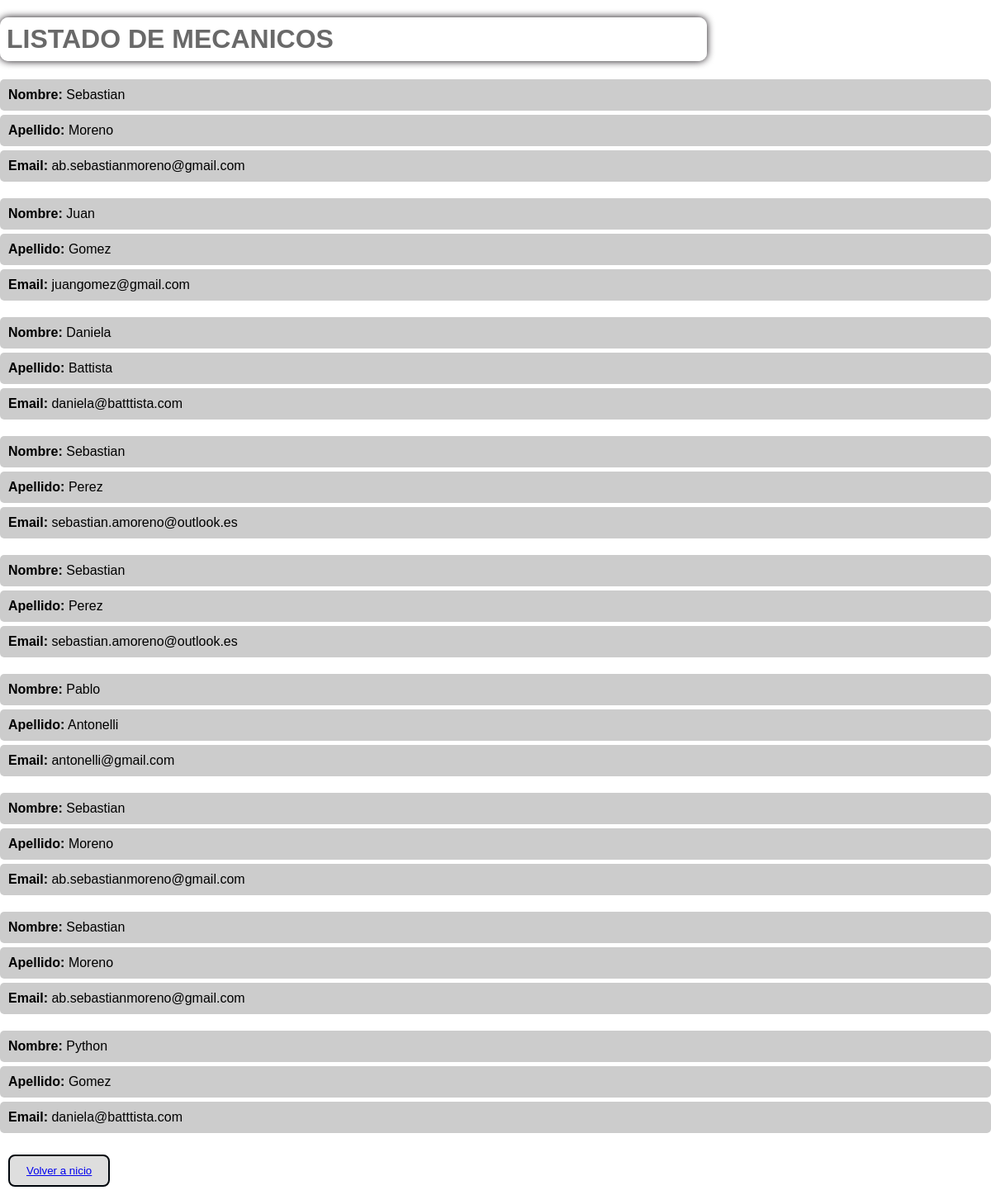
Page /mecanico/list on the earlier database version.
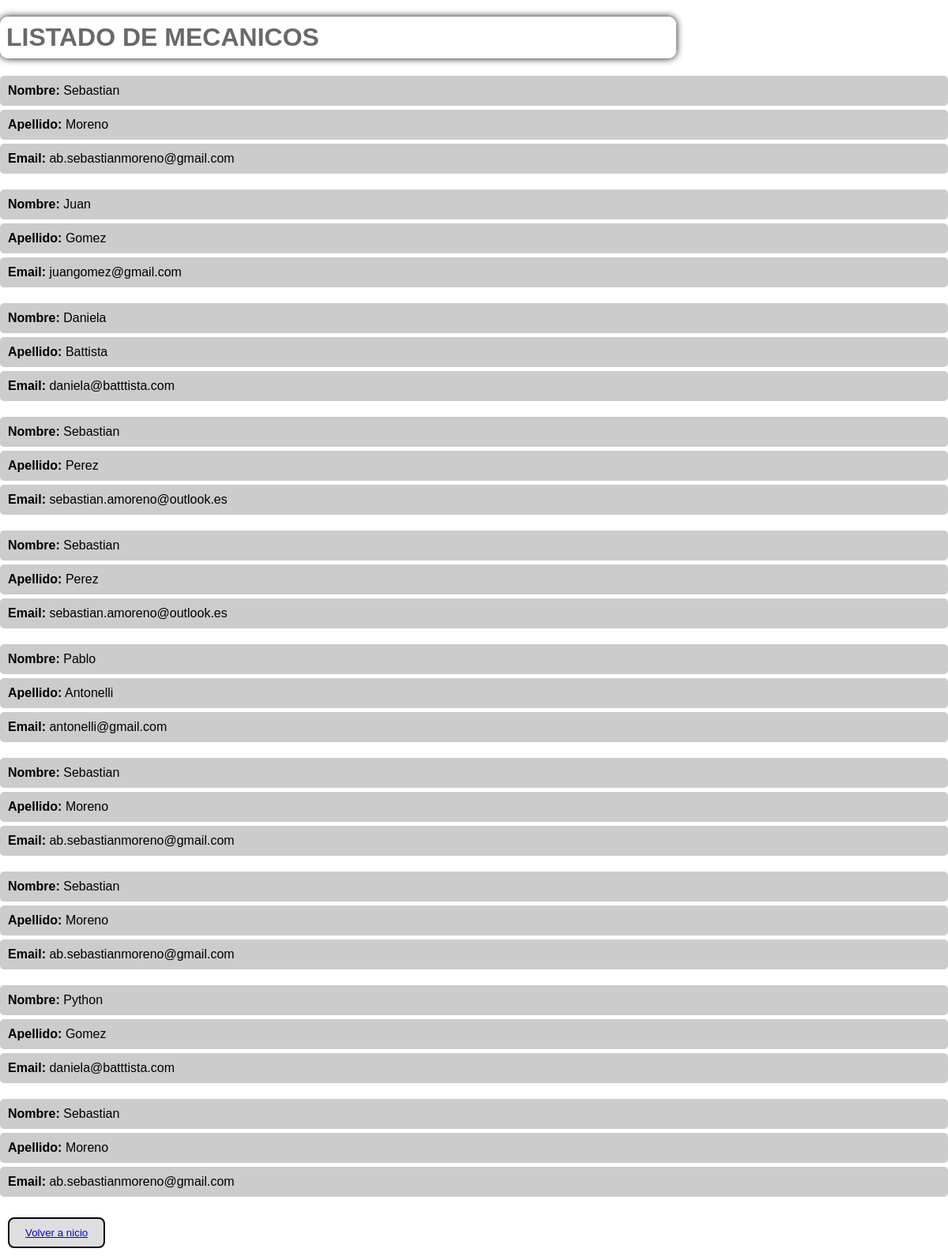
Same page on the later database version.
### core/models.py (models this page shows, shortened)
class Mecanico(models.Model):
    nombre = models.CharField(max_length=30)
    apellido = models.CharField(max_length=50)
    email = models.EmailField()

### core/views.py (the view)
# urls.py: path("mecanico/list", views.mecanico_list, name="mecanico_list"),
def mecanico_list(request):
    consulta = models.Mecanico.objects.all()
    contexto = {"mecanico": consulta}
    return render(request, "core/mecanico_list.html", contexto)

### core/templates/core/mecanico_list.html (shortened to what this page needs)
{% extends 'core/base.html' %}
{% block contenido %}
<h1>LISTADO DE MECANICOS</h1>
{% for mecanico in mecanico %}
<ul>
    <li>
        <strong>Nombre:</strong> {{ mecanico.nombre }}
    </li>
    <li>
        <strong>Apellido:</strong> {{ mecanico.apellido }}
    </li>
    <li>
        <strong>Email:</strong> {{ mecanico.email }}
    </li>
</ul>
{% endfor %}
<button class="btn2"><a href="{% url 'index' %}">Volver a nicio</a></button>
{% endblock contenido %}

Differences in the rows shown:
added Mecanico: nombre "Sebastian", apellido "Moreno", email "ab.sebastianmoreno@gmail.com"
